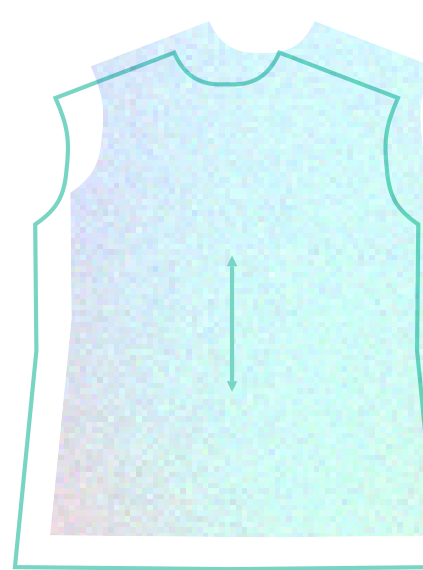
#> input picture elementos/moldes/molde-blusa.png, 423 x 570 px, given in place of ai.png, which was not available
$ python extrair_elementos_ai.py ../elementos/moldes/molde-blusa.png ../elementos/moldes/molde-frente.png
#> lines starting #> are read from the running program, lines starting #| are printed output that depends on the picture
"""Rasteriza o .ai do Moldes e extrai elementos com fundo transparente.

O arquivo .ai e compativel com PDF, entao o poppler (pdftocairo) consegue renderiza-lo.
O fundo branco da arte e convertido em transparencia ("color to alpha"), o que
preserva os degradês e traços finos dos moldes.

Uso:
    python scripts/extrair_elementos_ai.py "illustrator/Moldes - Splash A360.ai" saida/
Requer: poppler-utils (pdftocairo), pillow, numpy.

As caixas abaixo estao em coordenadas de um preview de 1074x833 px
(render a 133 dpi); sao multiplicadas por 3 para o render de 400 dpi.
"""
import os, subprocess, sys, tempfile
import numpy as np
from PIL import Image

ai, outdir = sys.argv[1], sys.argv[2]
os.makedirs(outdir, exist_ok=True)
tmp = tempfile.mkdtemp()
subprocess.run(["pdftocairo", "-png", "-r", "400", "-transp", "-singlefile", ai, f"{tmp}/ai"], check=True)
#> (this line was passed over: subprocess is not available in this run)
im = Image.open(f"{tmp}/ai.png").convert("RGBA")
#> im is the input picture: PIL image 423x570 RGBA; mean R, G, B, A 25.2, 141.5, 152, 40.1

a = np.asarray(im).astype(np.float32) / 255.0
rgb = a[..., :3] * a[..., 3:4] + (1 - a[..., 3:4])
alpha = np.clip(np.max(1 - rgb, axis=2) * 1.15, 0, 1)
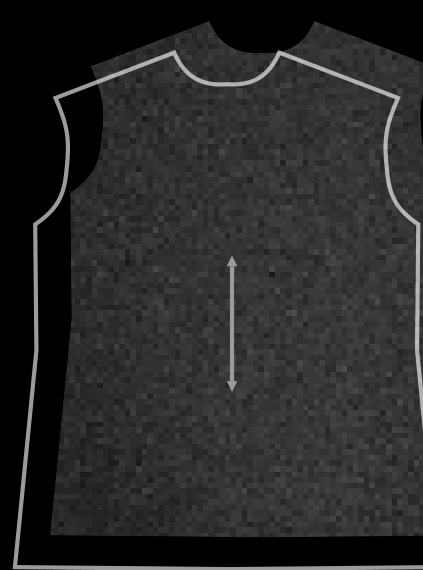
#> alpha: shape (570, 423) float32; min 0, max 0.734, mean 0.157
safe = np.where(alpha > 1e-4, alpha, 1)
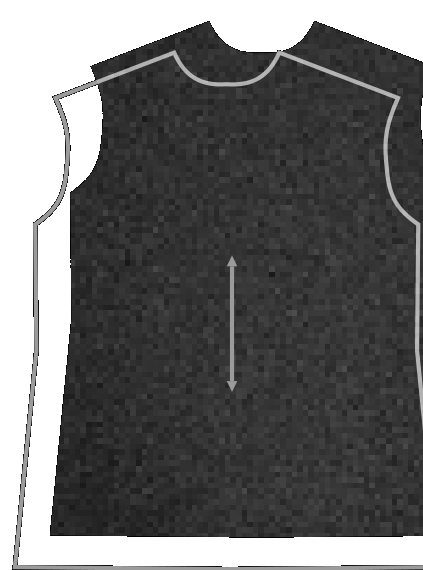
#> safe: shape (570, 423) float32; min 0.00393, max 1, mean 0.423
col = np.clip((rgb - (1 - alpha[..., None])) / safe[..., None], 0, 1)
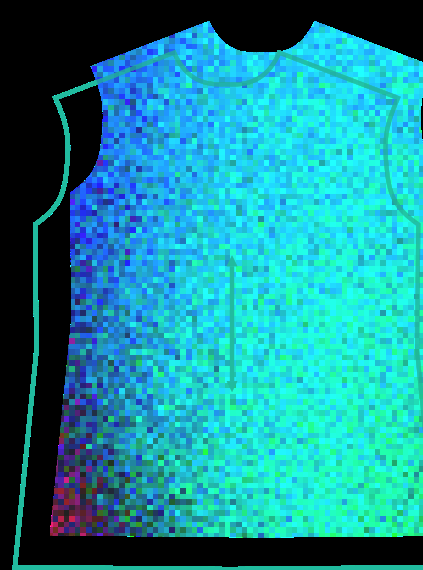
#> col: shape (570, 423, 3) float32; mean R, G, B 0.0997, 0.555, 0.596
keyed = Image.fromarray((np.dstack([col, alpha]) * 255).astype(np.uint8), "RGBA")

K = 3
BOXES = {
    "molde-saia": (565, 183, 778, 378),
    "molde-blusa": (588, 428, 737, 618),
    "card-croqui-casaco": (827, 166, 1004, 394),
    "card-croqui-casaco-costas": (823, 413, 1007, 650),
    "moldes-base-corpo": (398, 172, 562, 418),
    "listras-teal": (340, 436, 432, 480),
    "molde-gola": (490, 378, 642, 420),
    "molde-frente": (432, 412, 530, 632),
}
for nome, (x0, y0, x1, y1) in BOXES.items():
    c = keyed.crop((x0 * K, y0 * K, x1 * K, y1 * K))
    c.crop(c.getbbox()).save(f"{outdir}/{nome}.png")
    print(nome)
#> c: PIL image 294x660 RGBA; every value is 0
# Obs.: os cards de croqui ficam com o miolo transparente; coloque um retangulo
# branco com cantos arredondados atras deles (ver elementos/moldes/card-croqui-casaco.png).

$ run again, on elementos/moldes/molde-frente.png
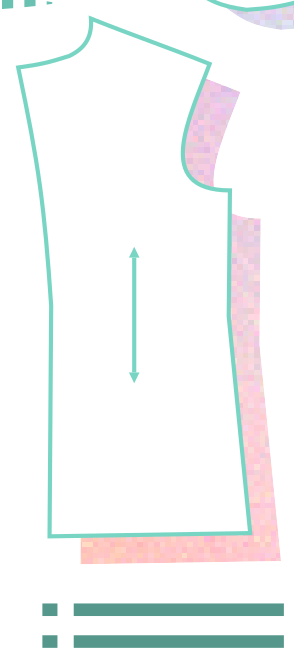
#> input picture elementos/moldes/molde-frente.png, 294 x 660 px, given in place of ai.png, which was not available
#> im is the input picture: PIL image 294x660 RGBA; mean R, G, B, A 22.4, 15.6, 18.1, 16.7
#> `alpha = np.clip(np.max(1 - rgb, axis=2) * 1.15, 0, 1)`:
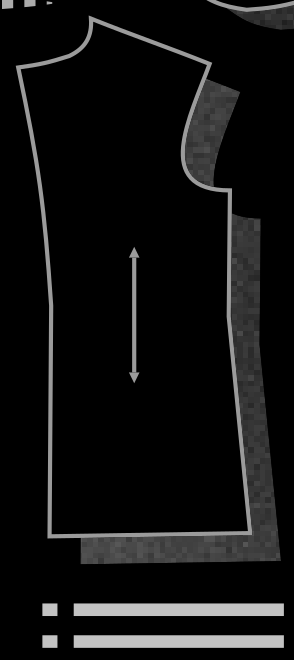
#> alpha: shape (660, 294) float32; min 0, max 0.766, mean 0.0657
#> `col = np.clip((rgb - (1 - alpha[..., None])) / safe[..., None], 0, 1)`:
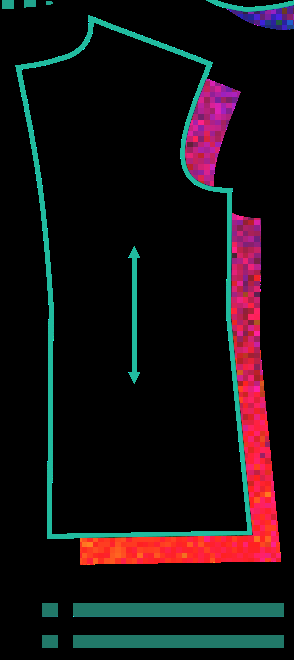
#> col: shape (660, 294, 3) float32; mean R, G, B 0.088, 0.0613, 0.071

$ run again, on elementos/moldes/molde-gola.png
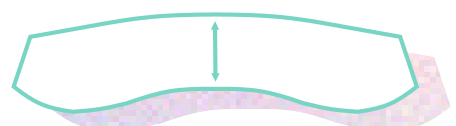
#> input picture elementos/moldes/molde-gola.png, 456 x 126 px, given in place of ai.png, which was not available
#> im is the input picture: PIL image 456x126 RGBA; mean R, G, B, A 21.4, 20.9, 30.7, 16.6
#> `safe = np.where(alpha > 1e-4, alpha, 1)`:
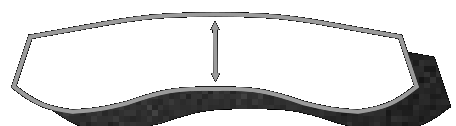
#> safe: shape (126, 456) float32; min 0.00393, max 1, mean 0.841
#> `col = np.clip((rgb - (1 - alpha[..., None])) / safe[..., None], 0, 1)`:
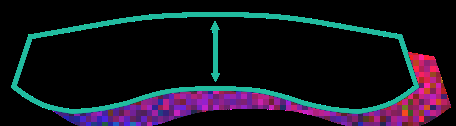
#> col: shape (126, 456, 3) float32; mean R, G, B 0.0842, 0.0822, 0.121
